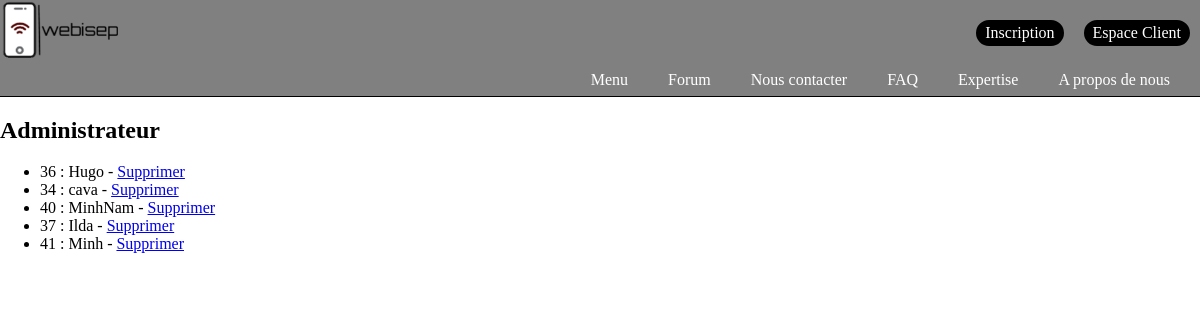
The app's page /old/Administration.php with its own data.
### tables this page shows
CREATE TABLE IF NOT EXISTS `membres` (
  `id` int(11) NOT NULL AUTO_INCREMENT,
  `pseudo` varchar(255) NOT NULL,
  `mail` varchar(255) NOT NULL,
  `motdepasse` text NOT NULL,
  `confirmkey` varchar(255) NOT NULL,
  `confirme` int(1) NOT NULL DEFAULT '0',
  `nom` varchar(255) NOT NULL,
  `prenom` varchar(255) NOT NULL,
  `admin` int(1) NOT NULL DEFAULT '0',
  PRIMARY KEY (`id`)
);

### old/Administration.php (the view, shortened to what this page needs)
<?php include 'General.php' ?>
<?php
$bdd = new PDO("mysql:host=localhost;dbname=espace_membre",'root','');
$membres = $bdd->query('SELECT * FROM membres');
?>
<html>
	<head>
	</head>
	<body>
			<h2>Administrateur</h2>
			<ul>
			<?php while($m = $membres->fetch()) { ?>
			<li><?= $m['id'] ?> : <?= $m['pseudo'] ?><?php if ($m['confirme'] == 0) { ?> - <a href="Administration.php?confirme=<?= $m['id']?>">Confirmer </a> <?php } ?>
			- <a href="Administration.php?delete=<?= $m['id']?>">Supprimer </a></li>
			<?php } ?>
			</ul>
	</body>
</html>

### lucas/design/general.css (style rules this page uses)
body { font-family: 'Source code pro', Calibri, serif; margin: 0px; padding:0px; }

### records on screen
membres: id "36", pseudo "Hugo"
membres: id "34", pseudo "cava"
membres: id "40", pseudo "MinhNam"
membres: id "37", pseudo "Ilda"
membres: id "41", pseudo "Minh"
